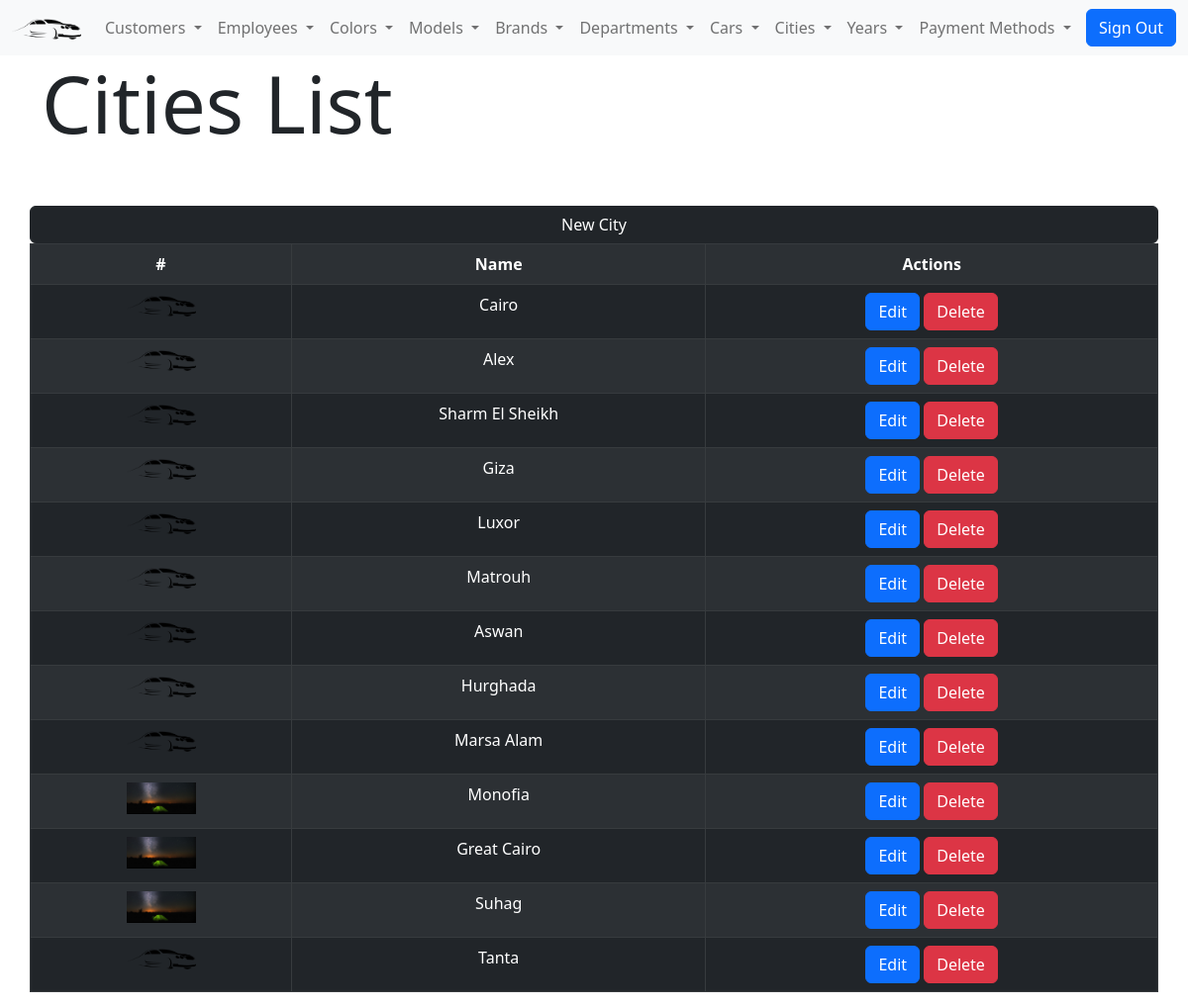
The app's page /cities-list.php (signed in) with its own data.
### tables this page shows
CREATE TABLE IF NOT EXISTS `cities` (
  `id` int(11) NOT NULL AUTO_INCREMENT,
  `image` varchar(255) NOT NULL DEFAULT 'default.png',
  `name` varchar(20) NOT NULL,
  `active` tinyint(4) NOT NULL DEFAULT '1',
  PRIMARY KEY (`id`)
);

### functions/cities-functions.php (called while the page is built, shortened)
<?php
function cities_list($status = "active"){
  global $conn;
  if ($status=="active") {
    $sql = "SELECT * FROM cities WHERE active=1";
  }elseif ($status="deleted") {
    $sql = "SELECT * FROM cities WHERE active=0";
  }
  $data = mysqli_query($conn,$sql);
  return $data;
}
 ?>

### cities-list.php (the view, shortened to what this page needs)
<?php
$data=cities_list();
 ?>
<!DOCTYPE html>
<html lang="en" dir="ltr">
<head>
    <?php include 'head-assets.php';?>
</head>
<body>
    <?php include 'navbar.php' ?>
    <div class="container">
        <div class="row">
            <h1 class="display-1">Cities List</h1>
            <a class="btn btn-dark mt-5 " href="cities-new">New City</a>
            <table class="table table-dark table-bordered table-striped ">
                <tr>
                    <td><b>#</b></td>
                    <td><b>Name</b></td>
                    <td><b>Actions</b></td>
                </tr>
                <?php while ($city=mysqli_fetch_assoc($data)) {?>
                <tr>
                    <td><img class="city-logo-list" src="img/cities/<?php echo $city["image"]; ?>"></td>
                    <td><?php echo $city["name"]; ?></td>
                    <td>
                        <a class="btn btn-primary" href="cities-edit.php?id=<?php echo $city["id"]; ?>">Edit</a>
                        <a class="btn btn-danger" href="cities-list.php?id=<?php echo $city["id"]; ?>&action=delete ">Delete</a>
                    </td>
                </tr>
                <?php } ?>
            </table>
        </div>
    </div>
</body>
</html>

### css/styles.css (style rules this page uses)
.city-logo-list { width: 70px; }
td { text-align: center; }

### records on screen
cities: image (placeholder picture), name "Cairo"
cities: image (placeholder picture), name "Alex"
cities: image (placeholder picture), name "Sharm El Sheikh"
cities: image (placeholder picture), name "Giza"
cities: image (placeholder picture), name "Luxor"
cities: image (placeholder picture), name "Matrouh"
cities: image (placeholder picture), name "Aswan"
cities: image (placeholder picture), name "Hurghada"
cities: image (placeholder picture), name "Marsa Alam"
cities: image (picture), name "Monofia"
cities: image (picture), name "Great Cairo"
cities: image (picture), name "Suhag"
cities: image (placeholder picture), name "Tanta"
